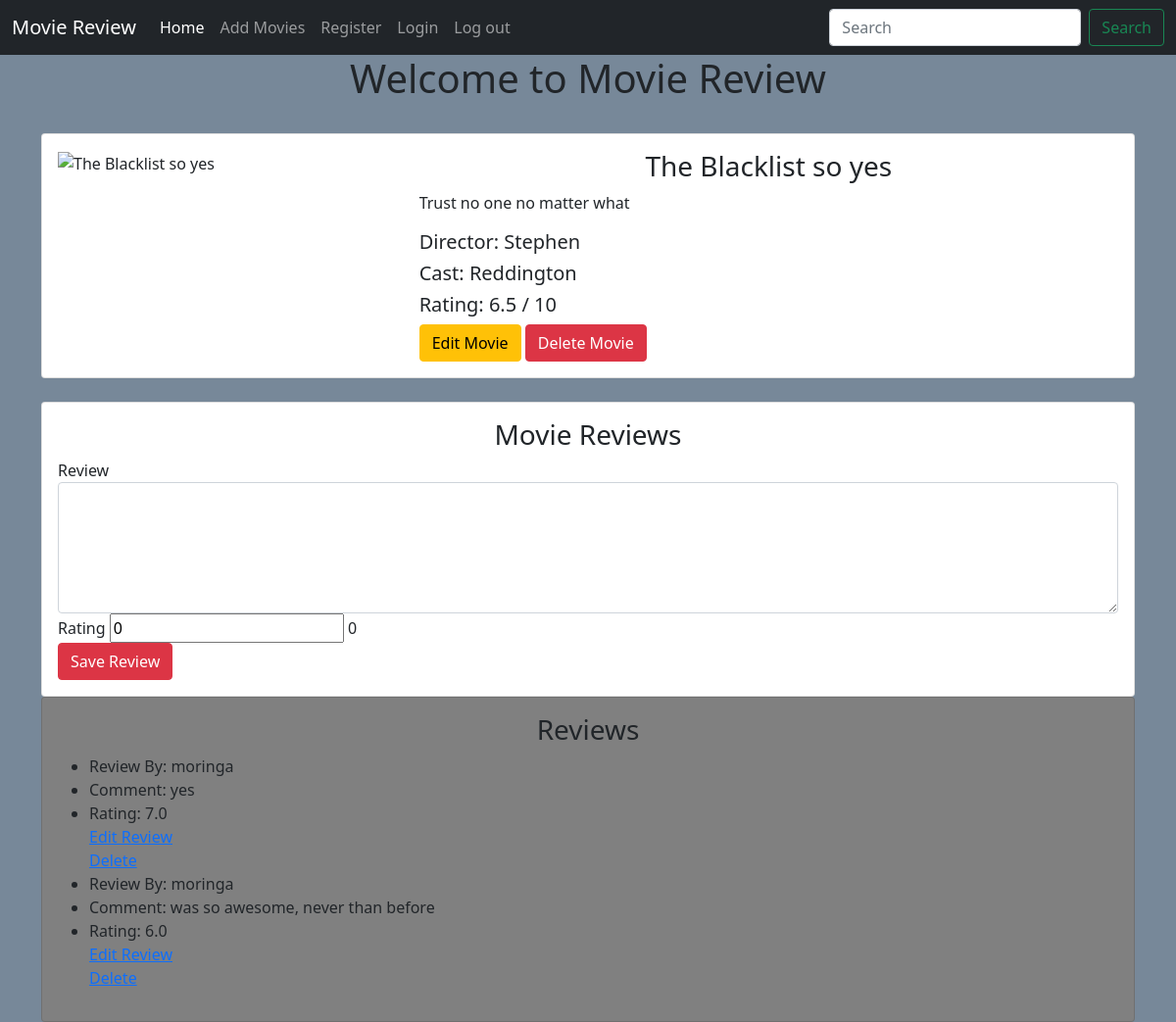
The page /details/1 on the database its author committed.
### main/models.py (models this page shows, shortened)
class Movie(models.Model):
    name = models.CharField(max_length=250)
    director = models.CharField(max_length=100)
    cast = models.CharField(max_length=1000)
    description = models.TextField(max_length=6000)
    release_date = models.DateField()
    averageRating = models.FloatField(default=0)
    image = models.URLField(default=None, null=True)

class Review(models.Model):
    movie = models.ForeignKey(Movie, on_delete=models.CASCADE)
    user = models.ForeignKey(User, on_delete=models.CASCADE)
    comment = models.TextField(max_length=1000)
    rating = models.FloatField(default=0)

### main/views.py (the view)
# urls.py: path('details/<int:id>', views.details, name='details'),
def details(request, id):
    movie = Movie.objects.get(id=id)
    reviews = Review.objects.filter(movie=id).order_by('-comment')
    average = reviews.aggregate(Avg("rating"))["rating__avg"]
    if average == None:
        average = 0
    average = round(average, 2)
    context = {
        "movie": movie,
        "reviews": reviews,
        "average": average,
    }
    return render( request,'main/details.html', context)

### main/templates/main/details.html (shortened to what this page needs)
{% extends 'main/base.html' %}
{% block content %}
<div class="container">
    <br>
    <div class="card">
        <div class="card-body">
        <div class="row">
            <div class="col-md-4">
                <img src="{{movie.image}}" alt="{{movie.name}}" class="img-fluid" width="80%">
            </div>
            <div class="col-md-8">
                <h3 class="text-center">
                    {{movie.name}}
                </h3>
                <p>{{movie.description}}</p>
                <h5>Director: {{movie.director}}</h5>
                <h5>Cast: {{movie.cast}}</h5>
                <h5>Rating: {{ average }} / 10</h5>
                <a href="{% url 'main:edit_movies' movie.id%}" class="btn btn-warning"> Edit Movie</a>
                <a href="{% url 'main:delete_movies' movie.id%}" class="btn btn-danger" onclick="return confirm('Are you sure you wanna delete this?')"> Delete Movie</a>
            </div>
        </div>
    </div>
    </div>
    <br>
    <div class="card">
        <div class="card-body">
            <h3 class="text-center">Movie Reviews</h3>
            <form action="{% url 'main:add_review' movie.id %}" method="POST">
                <label for="comment">Review</label>
                <textarea name="comment" id="comment" cols="30" rows="5" class="form-control"></textarea>
                <label for="rating">Rating</label>
                <input type="rating"  id="rangeInput" name="rating" min="0" max="10" value="0" step="0.1"
                oninput="amount.value=rangeInput.value">
                <output name="amount" id="amount" for="rangeInput" >0</output>
                <br>
                <input type="submit" class="btn btn-danger" value="Save Review">
            </form>
        </div>
    </div>
    <div class="card" style="background-color: grey">
        <div class="card-body">
            <h3 class="text-center">Reviews</h3>
           <ul>
               {% for review in reviews %}
               <li>Review By: {{ review.user}}</li>
               <li>Comment: {{ review.comment}} </li>
                <li>Rating: {{ review.rating}}</li>
                <a href="{% url 'main:edit_review' movie.id review.id %}">Edit Review</a>
                <br>
                <a href="{% url 'main:delete_review' movie.id review.id %}" onclick="return confirm('Are you sure you wanna delete this?')">Delete</a>
                <br>
               {% endfor %}
           </ul>
        </div>
    </div>
</div>
{% endblock %}

### static/css/main.css (style rules this page uses)
body { background-color: lightslategray; }

### rows shown on the page
Movie: name "The Blacklist so yes", description "Trust no one no matter what", director "Stephen", cast "Reddington"
Review: user "moringa", comment "yes", rating "7.0"
Review: user "moringa", comment "was so awesome, never than before", rating "6.0"

### other values the page prints
{{ average }} "6.5"
